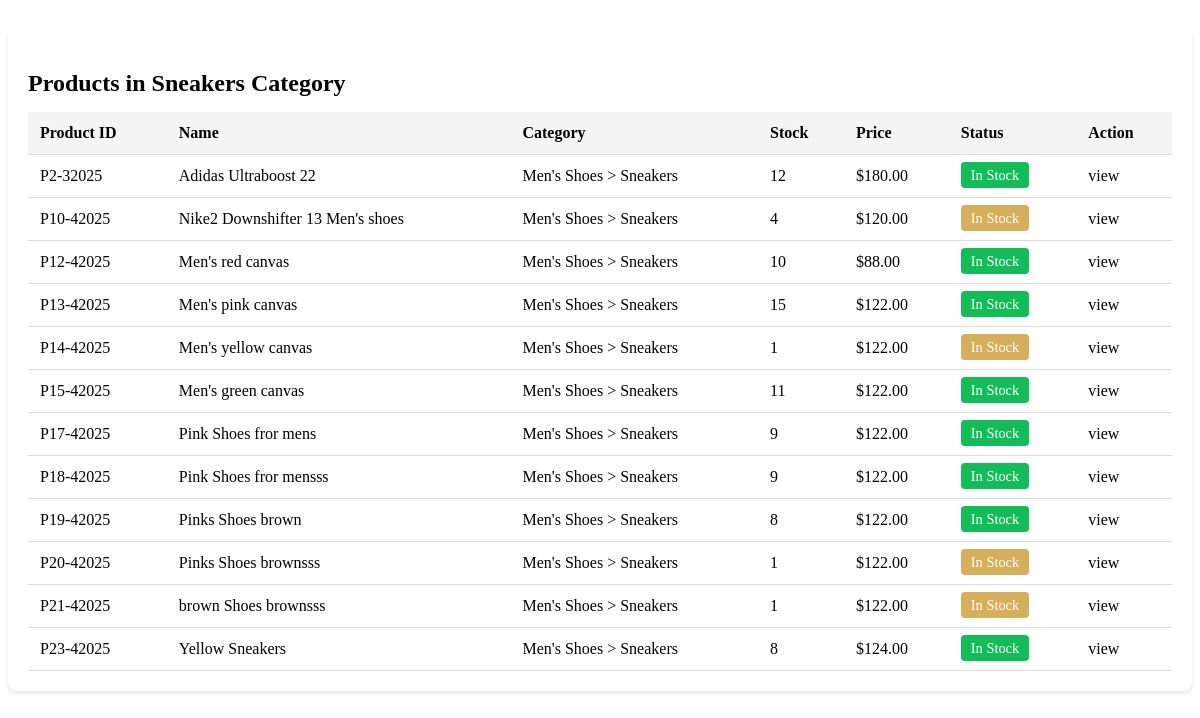
/myadmin/categories/sneakers/, run on an earlier commit of the app's database.
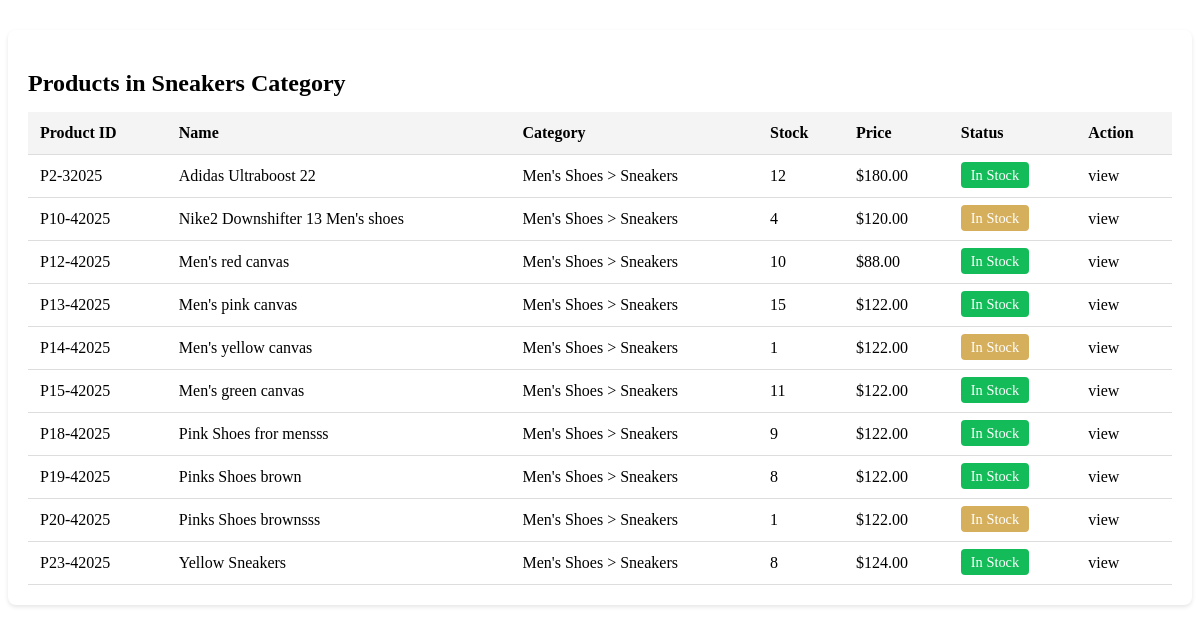
And on a later commit of the database.
### store/models.py (models this page shows, shortened)
class Product(models.Model):
    category = models.ForeignKey(Category, on_delete=models.CASCADE, related_name='products', blank=True, null=True)
    name = models.CharField(max_length=255, verbose_name='Product Name')
    slug = models.SlugField(unique=True, blank=True)
    price = models.DecimalField(max_digits=12, decimal_places=2)
    image =  models.ImageField(upload_to='uploads/products', null=True, blank=True)
    description = models.TextField(verbose_name='Product Description', blank=True, null=True)
    key_words = models.CharField(max_length=255, blank=True, null=True)
    is_sale = models.BooleanField(default=False)
    sale_price = models.DecimalField(max_digits=12, decimal_places=2, null=True, blank=True)
    discount = models.DecimalField(default=0, max_digits=9, decimal_places=2, null=True, blank=True)
    percentage_discount = models.DecimalField(default=0, max_digits=5, decimal_places=0, null=True, blank=True)
    is_listed = models.BooleanField(default=True)
    is_featured = models.BooleanField(default=False)
    is_new = models.BooleanField(default=True)
    in_stock = models.BooleanField(default=True)
    stock_quantity = models.IntegerField(default=1)
    brand = models.CharField(max_length=255, blank=True, null=True)
    material = models.CharField(max_length=255, blank=True, null=True)
    color = models.CharField(max_length=255, blank=True)
    size = models.CharField(max_length=255, blank=True)
    created_at = models.DateTimeField(auto_now_add=True)

class Category(MPTTModel):
    name = models.CharField(max_length=50)
    parent = TreeForeignKey('self', on_delete=models.CASCADE, null=True, blank=True, related_name='children')
    slug = models.SlugField(unique=True, blank=True)
    key_words = models.CharField(max_length=255, blank=True, null=True)
    description = models.CharField(max_length=255, blank=True, null=True)
    image = models.ImageField(upload_to='uploads/categories/', blank=True, null=True)
    class MPTTMeta:
        order_insertion_by = ['name']
    class Meta:
        unique_together = ('parent', 'name')  # 👈 This ensures same name can't appear under same parent
        verbose_name_plural = 'Categories'
    def get_full_path(self):
        ancestors = self.get_ancestors(include_self=True)
        return " > ".join([category.name for category in ancestors])
    def __str__(self):
        return self.get_full_path()

### myadmin/views.py (the view)
# urls.py: path('categories/<str:slug>/', views.category_products_list, name='category_products_list'),
def category_products_list(request, slug):
    category = get_object_or_404(Category, slug=slug)
    all_descendants = category.get_descendants(include_self=True)
    products = Product.objects.filter(is_listed=True, category__in=all_descendants)
    context = {
        'category': category,
        'products': products,
    }
    return render(request, 'myadmin/category-products-list.html', context)

### cart/context_processors.py (called while the page is built)
def cart(request):
    return {'cart': Cart(request)}

### main/context_processors.py (called while the page is built)
def categories_processor(request):
    categories = Category.objects.filter(parent__isnull=True).prefetch_related("children")
    return {'categories': categories,}

def brand_list(request):
    brand_list = (
        Product.objects.filter(is_listed=True)
        .exclude(brand__isnull=True)
        .exclude(brand__exact='')
        .values_list('brand', flat=True)
        .distinct()
        .order_by('brand')
    )
    return {
        'brand_list': brand_list
    }

### myadmin/templates/myadmin/category-products-list.html (shortened to what this page needs)
<section class="products-section">
    <h2>Products in {{category.name}} Category</h2>
    {% if products %}
    <table class="products-table">
        <thead>
            <tr>
                <th>Product ID</th>
                <th>Name</th>
                <th>Category</th>
                <th>Stock</th>
                <th>Price</th>
                <th>Status</th>
                <th>Action</th>
            </tr>
        </thead>
        {% for product in products %}
        <tbody>
            {% if product.in_stock %}
            {% if product.stock_quantity < 5 %}
            <tr>
                <td>P{{product.id}}-{{product.created_at.month}}{{product.created_at.year}}</td>
                <td>{{product.name}}</td>
                <td>{{product.category}}</td>
                <td>{{product.stock_quantity}}</td>
                <td>${{product.price}}</td>
                <td><span class="status less-stock">In Stock</span></td>
                <td>view</td>
            </tr>
            {% else %}
            <tr>
                <td>P{{product.id}}-{{product.created_at.month}}{{product.created_at.year}}</td>
                <td>{{product.name}}</td>
                <td>{{product.category}}</td>
                <td>{{product.stock_quantity}}</td>
                <td>${{product.price}}</td>
                <td><span class="status in-stock">In Stock</span></td>
                <td>view</td>
            </tr>
            {% endif %}
            {% endif %}
        </tbody>
        {% endfor %}
    </table>
    {% endif %}
</section>

What changed in the data, as far as the page shows it:
removed Product: id "17", created_at.month "4", created_at.year "2025", name "Pink Shoes fror mens", category "Men's Shoes > Sneakers", stock_quantity "9", price "122.00"
removed Product: id "21", created_at.month "4", created_at.year "2025", name "brown Shoes brownsss", category "Men's Shoes > Sneakers", stock_quantity "1", price "122.00"
